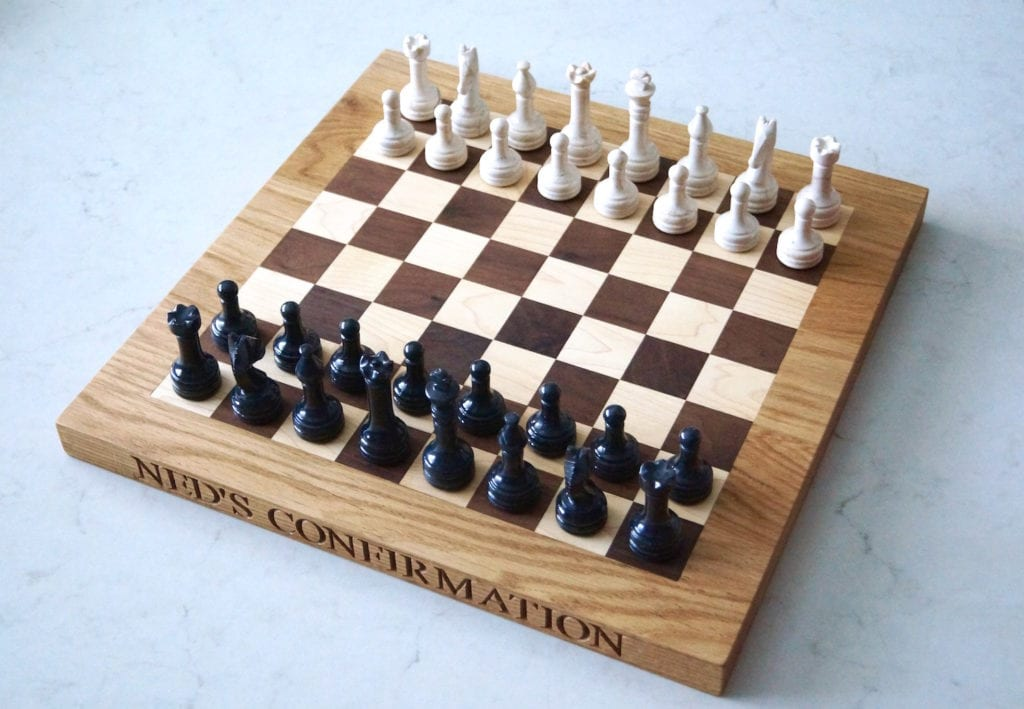
#> input picture Digital_Image_Processing/Lab12/Part2_Homography/chessboard_perspective.jpg, 1024 x 709 px
$ python Homography_Skeleton.py
#> lines starting #> are read from the running program, lines starting #| are printed output that depends on the picture

import numpy as np
import matplotlib.pyplot as plt


FIGURE_SIZE = (12, 9)
# Bilder einlesen
imgFolder = ''

#imgName = 'HausPerspektivisch.png'
imgName = 'chessboard_perspective.jpg'

img_persp = plt.imread(imgFolder+imgName)
#> img_persp is the input picture: shape (709, 1024, 3); mean R, G, B 174.2, 173.3, 174.8

plt.figure(figsize=FIGURE_SIZE)
plt.imshow(img_persp)
plt.show()

# Coordiantes are defined as [vertical, horizontal]
if imgName == "chessboard_perspective.jpg":
    Ps = np.array([[48, 385]])   # TODO: Additional Points go here
    points_u = ()# TODO: Coordinates of undistorted Points go here

def plot_points_on_image(img: np.ndarray, points: np.ndarray):
    plt.figure()
    plt.imshow(img)
    for point in points:
        plt.plot(point[1], point[0], 'o')
    plt.title("image with points at specified coordinates")
    plt.xlabel("coordinate 1")
    plt.ylabel("coordinate 0")
    plt.show()
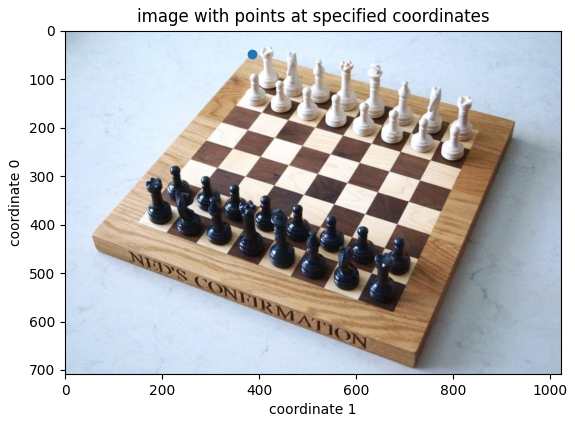
#> figure drawn by matplotlib, 1 panel

plot_points_on_image(img_persp, Ps)

# TODO: Please add your code here

$ run again, with Digital_Image_Processing/Lab12/Part2_Homography/HausPerspektivisch.png saved as Digital_Image_Processing/Lab12/Part2_Homography/chessboard_perspective.jpg
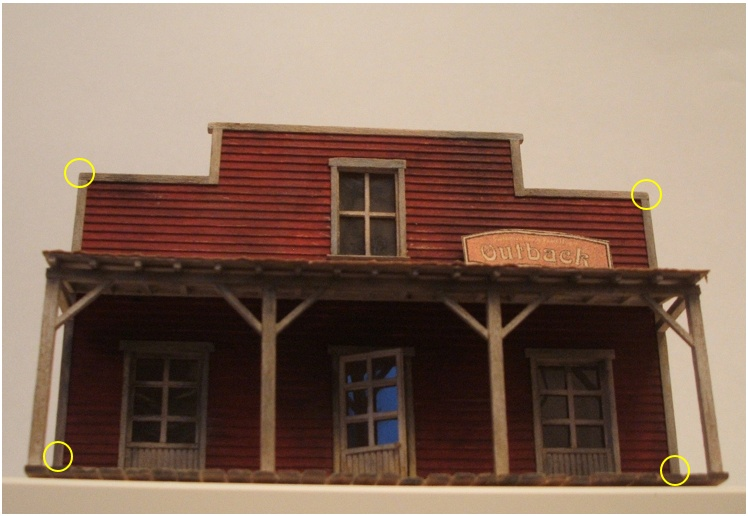
#> input picture Digital_Image_Processing/Lab12/Part2_Homography/HausPerspektivisch.png, 748 x 516 px
#> img_persp is the input picture: shape (516, 748, 3); mean R, G, B 137.1, 112.7, 97.4
#> in plot_points_on_image, `plt.show()`:
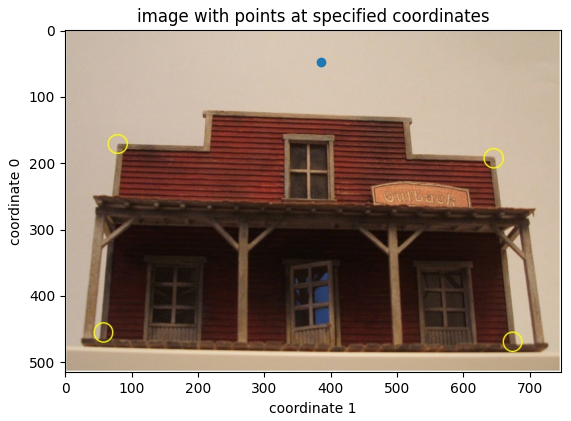
#> figure drawn by matplotlib, 1 panel
